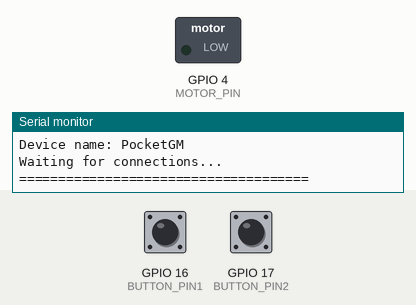
Recording of a sketch running on a simulated ESP32. On the bench: switched loads named in the sketch (green lamp = pin HIGH), the last lines printed to the serial monitor. Dashed ring = blinking. Inputs (shaded band) come from the test bench; at power-on: GPIO 16 (BUTTON_PIN1) HIGH, GPIO 17 (BUTTON_PIN2) HIGH. Nothing arrives over Bluetooth unless stated; a phone connects over Bluetooth LE 3 s after start.

Above: at 2.4 s.
2.5 s: GPIO 16 (BUTTON_PIN1) pulled LOW for 0.15 s
5.6 s: GPIO 17 (BUTTON_PIN2) pulled LOW for 0.15 s
At 5.73 s:
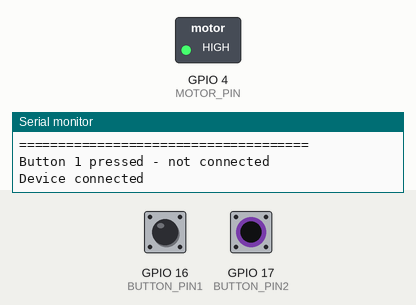
At 7.2 s:
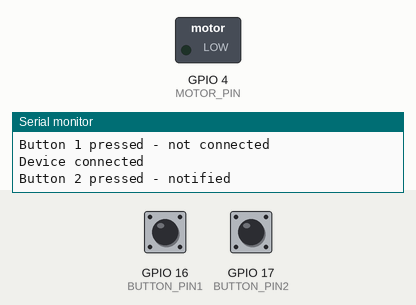
Timing chart, 0 to 8.7 s (numbered marks = the images above; inputs shaded):
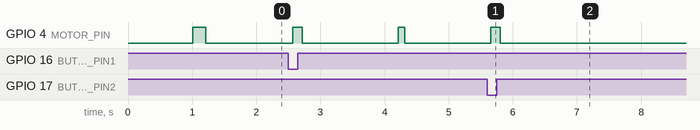

The sketch:

esp32.ino
```cpp
/*
 * PocketGM ESP32 BLE Controller
 *
 * Dit programma maakt de ESP32 een BLE peripheral die:
 * - Button presses stuurt naar de Flutter app
 * - Vibratie commando's ontvangt van de Flutter app
 *
 * Pins:
 * - Button 1: GPIO 16 (INCREMENT)
 * - Button 2: GPIO 17 (CONFIRM)
 * - Motor/Vibrator: GPIO 4
 */

#include <BLEDevice.h>
#include <BLEServer.h>
#include <BLEUtils.h>
#include <BLE2902.h>

// Pin definities
#define BUTTON_PIN1 16  // Increment button
#define BUTTON_PIN2 17  // Confirm button
#define MOTOR_PIN 4     // Vibration motor

// BLE UUIDs - moeten overeenkomen met Flutter app
#define SERVICE_UUID        "4fafc201-1fb5-459e-8fcc-c5c9c331914b"
#define BUTTON_CHAR_UUID    "beb5483e-36e1-4688-b7f5-ea07361b26a8"
#define MOTOR_CHAR_UUID     "beb5483e-36e1-4688-b7f5-ea07361b26a9"

BLEServer* pServer = NULL;
BLECharacteristic* pButtonCharacteristic = NULL;
BLECharacteristic* pMotorCharacteristic = NULL;

bool deviceConnected = false;
bool oldDeviceConnected = false;

// Button state tracking
bool button1State = true;  // HIGH when not pressed (INPUT_PULLUP)
bool button2State = true;
bool button1Debounce = false;
bool button2Debounce = false;
unsigned long button1DebounceTime = 0;
unsigned long button2DebounceTime = 0;
const unsigned long DEBOUNCE_DELAY = 50;

// Motor control
unsigned long motorStopTime = 0;
bool motorRunning = false;

// Callback voor motor characteristic (ontvangen van vibratie commando's)
class MotorCallbacks : public BLECharacteristicCallbacks {
  void onWrite(BLECharacteristic* pCharacteristic) {
    uint8_t* data = pCharacteristic->getData();
    size_t len = pCharacteristic->getLength();

    if (len >= 2) {
      // Duration in milliseconds (little endian)
      uint16_t duration = data[0] | (data[1] << 8);

      if (duration == 0) {
        // Stop motor
        digitalWrite(MOTOR_PIN, LOW);
        motorRunning = false;
      } else {
        // Start motor for specified duration
        digitalWrite(MOTOR_PIN, HIGH);
        motorStopTime = millis() + duration;
        motorRunning = true;
      }
    }
  }
};

// Callback voor BLE server connectie status
class ServerCallbacks : public BLEServerCallbacks {
  void onConnect(BLEServer* pServer) {
    deviceConnected = true;
    Serial.println("Device connected");
    // Korte vibratie om connectie te bevestigen
    digitalWrite(MOTOR_PIN, HIGH);
    delay(100);
    digitalWrite(MOTOR_PIN, LOW);
  }

  void onDisconnect(BLEServer* pServer) {
    deviceConnected = false;
    Serial.println("Device disconnected");
  }
};

void setup() {
  Serial.begin(115200);
  delay(1000);  // Wacht even tot Serial klaar is
  Serial.println();
  Serial.println("=====================================");
  Serial.println("PocketGM ESP32 BLE Controller starting...");
  Serial.println("=====================================");

  // Pin setup
  Serial.println("Setting up pins...");
  pinMode(BUTTON_PIN1, INPUT_PULLUP);
  pinMode(BUTTON_PIN2, INPUT_PULLUP);
  pinMode(MOTOR_PIN, OUTPUT);
  digitalWrite(MOTOR_PIN, LOW);
  Serial.println("Pins configured.");

  // Test motor even
  Serial.println("Testing motor...");
  digitalWrite(MOTOR_PIN, HIGH);
  delay(200);
  digitalWrite(MOTOR_PIN, LOW);
  Serial.println("Motor test done.");

  // BLE initialisatie
  Serial.println("Initializing BLE...");
  BLEDevice::init("PocketGM");
  Serial.println("BLE initialized.");

  // Maak BLE Server
  Serial.println("Creating BLE server...");
  pServer = BLEDevice::createServer();
  pServer->setCallbacks(new ServerCallbacks());

  // Maak BLE Service
  Serial.println("Creating BLE service...");
  BLEService* pService = pServer->createService(SERVICE_UUID);

  // Button Characteristic - voor notificaties naar de app
  Serial.println("Creating characteristics...");
  pButtonCharacteristic = pService->createCharacteristic(
    BUTTON_CHAR_UUID,
    BLECharacteristic::PROPERTY_READ |
    BLECharacteristic::PROPERTY_NOTIFY
  );
  // Voeg descriptor toe voor notifications
  pButtonCharacteristic->addDescriptor(new BLE2902());

  // Motor Characteristic - voor ontvangen van vibratie commando's
  pMotorCharacteristic = pService->createCharacteristic(
    MOTOR_CHAR_UUID,
    BLECharacteristic::PROPERTY_WRITE |
    BLECharacteristic::PROPERTY_WRITE_NR
  );
  pMotorCharacteristic->setCallbacks(new MotorCallbacks());

  // Start service
  Serial.println("Starting service...");
  pService->start();

  // Start advertising
  Serial.println("Starting advertising...");
  BLEAdvertising* pAdvertising = BLEDevice::getAdvertising();
  pAdvertising->addServiceUUID(SERVICE_UUID);
  pAdvertising->setScanResponse(true);
  pAdvertising->setMinPreferred(0x06);  // Helpt met iPhone connectie issues
  pAdvertising->setMinPreferred(0x12);
  BLEDevice::startAdvertising();

  Serial.println("=====================================");
  Serial.println("BLE advertising started!");
  Serial.println("Device name: PocketGM");
  Serial.println("Waiting for connections...");
  Serial.println("=====================================");
}

void loop() {
  // Motor timeout check
  if (motorRunning && millis() >= motorStopTime) {
    digitalWrite(MOTOR_PIN, LOW);
    motorRunning = false;
  }

  // Button 1 handling met debounce
  bool currentButton1 = digitalRead(BUTTON_PIN1) == LOW;
  if (currentButton1 != button1State) {
    if (!button1Debounce) {
      button1Debounce = true;
      button1DebounceTime = millis();
    } else if (millis() - button1DebounceTime > DEBOUNCE_DELAY) {
      button1State = currentButton1;
      button1Debounce = false;

      if (button1State) {
        // Button 1 pressed - always vibrate for feedback
        digitalWrite(MOTOR_PIN, HIGH);
        delay(150);
        digitalWrite(MOTOR_PIN, LOW);

        // Send notification if connected
        if (deviceConnected) {
          uint8_t buttonValue = 1;
          pButtonCharacteristic->setValue(&buttonValue, 1);
          pButtonCharacteristic->notify();
          Serial.println("Button 1 pressed - notified");
        } else {
          Serial.println("Button 1 pressed - not connected");
        }
      }
    }
  } else {
    button1Debounce = false;
  }

  // Button 2 handling met debounce
  bool currentButton2 = digitalRead(BUTTON_PIN2) == LOW;
  if (currentButton2 != button2State) {
    if (!button2Debounce) {
      button2Debounce = true;
      button2DebounceTime = millis();
    } else if (millis() - button2DebounceTime > DEBOUNCE_DELAY) {
      button2State = currentButton2;
      button2Debounce = false;

      if (button2State) {
        // Button 2 pressed - always vibrate for feedback
        digitalWrite(MOTOR_PIN, HIGH);
        delay(150);
        digitalWrite(MOTOR_PIN, LOW);

        // Send notification if connected
        if (deviceConnected) {
          uint8_t buttonValue = 2;
          pButtonCharacteristic->setValue(&buttonValue, 1);
          pButtonCharacteristic->notify();
          Serial.println("Button 2 pressed - notified");
        } else {
          Serial.println("Button 2 pressed - not connected");
        }
      }
    }
  } else {
    button2Debounce = false;
  }

  // Herstart advertising als device disconnect
  if (!deviceConnected && oldDeviceConnected) {
    delay(500);  // Geef de bluetooth stack tijd om klaar te zijn
    pServer->startAdvertising();
    Serial.println("Restarted advertising");
    oldDeviceConnected = deviceConnected;
  }

  // Connectie status opslaan
  if (deviceConnected && !oldDeviceConnected) {
    oldDeviceConnected = deviceConnected;
  }

  delay(10);  // Kleine delay voor stabiliteit
}
```

Measured:
- after the input at 5.6 s, GPIO 4 (MOTOR_PIN): LOW → HIGH after 0.06 s, → LOW 0.15 s later
- by itself, GPIO 4 (MOTOR_PIN): alternates HIGH for 0.13 s and LOW for 1.5 s
